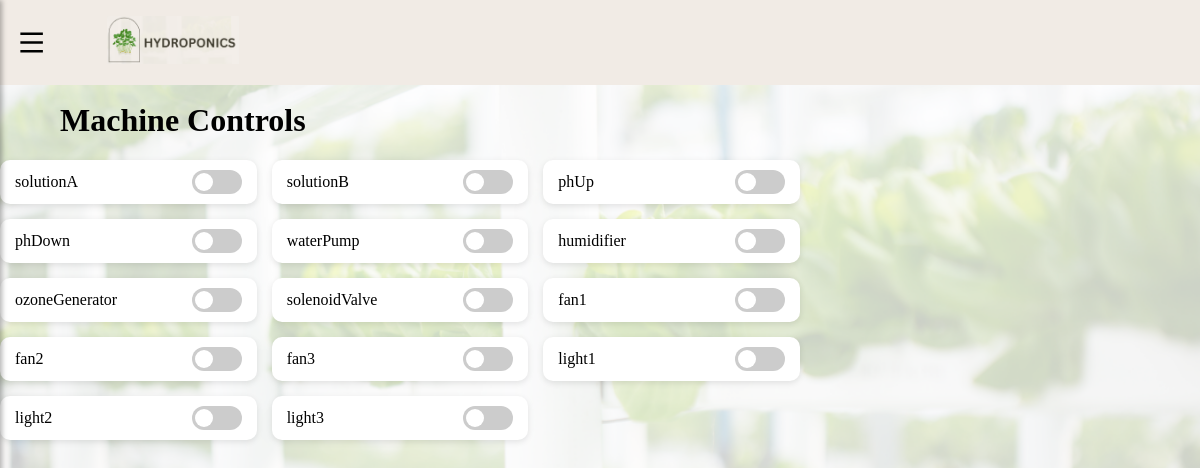
Page /tupmicrogreens/controls on the earlier database version.
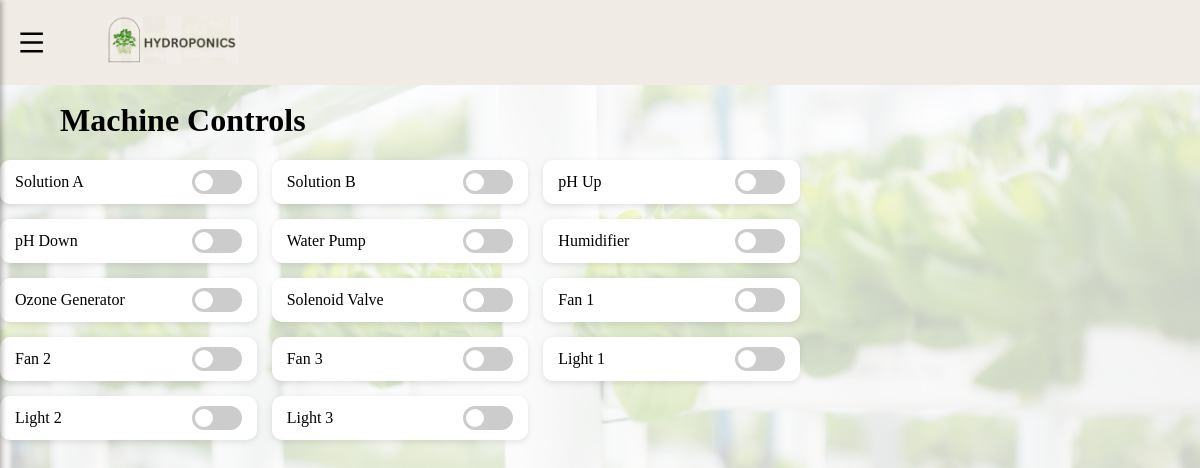
Same page on the later database version.
### tables this page shows
CREATE TABLE devices (
                    name TEXT PRIMARY KEY,
                    state TEXT NOT NULL CHECK(state IN ('ON', 'OFF'))
                );

### flask_app.py (the view)
@app.route('/tupmicrogreens/controls')
def tupm_controls():
    with sqlite3.connect(DATABASE) as conn:
        c = conn.cursor()
        c.execute("SELECT name, state FROM devices")
        states = dict(c.fetchall())
    return render_template('controls_tupm.html', device_states=states)

### flask_app.py (called while the page is built)
@app.teardown_appcontext
def close_connection(exception):
    db = getattr(g, '_database', None)
    if db:
        db.close()

### templates/controls_tupm.html (shortened to what this page needs)
<!DOCTYPE html>
<html lang="en">
<head>
  <link href="https://cdn.jsdelivr.net/npm/remixicon@4.5.0/fonts/remixicon.css" rel="stylesheet"/>
  <link rel="stylesheet" href="../static/tupmicro_styles.css">
</head>
<body>
  <header>
    <label for="menu-toggle" class="hamburger">
      <i class="ri-menu-line"></i>
    </label>
    <div class="title">
        <img src="../static/tupmu_hydroponics.png">
    </div>
  </header>
<h1 class="title11">Machine Controls</h1>
<div class="switch-container">
    {% for device, state in device_states.items() %}
    <label class="switch-label">
      <span>{{ device }}</span>
      <label class="switch">
        <span class="slider"></span>
      </label>
    </label>
    {% endfor %}
  </div>
</body>
</html>

Differences in the rows shown:
removed devices: name "solutionA"
removed devices: name "solutionB"
removed devices: name "phUp"
removed devices: name "phDown"
removed devices: name "waterPump"
removed devices: name "humidifier"
removed devices: name "ozoneGenerator"
removed devices: name "solenoidValve"
removed devices: name "fan1"
removed devices: name "fan2"
removed devices: name "fan3"
removed devices: name "light1"
removed devices: name "light2"
removed devices: name "light3"
added devices: name "Solution A"
added devices: name "Solution B"
added devices: name "pH Up"
added devices: name "pH Down"
added devices: name "Water Pump"
added devices: name "Humidifier"
added devices: name "Ozone Generator"
added devices: name "Solenoid Valve"
added devices: name "Fan 1"
added devices: name "Fan 2"
added devices: name "Fan 3"
added devices: name "Light 1"
added devices: name "Light 2"
added devices: name "Light 3"
